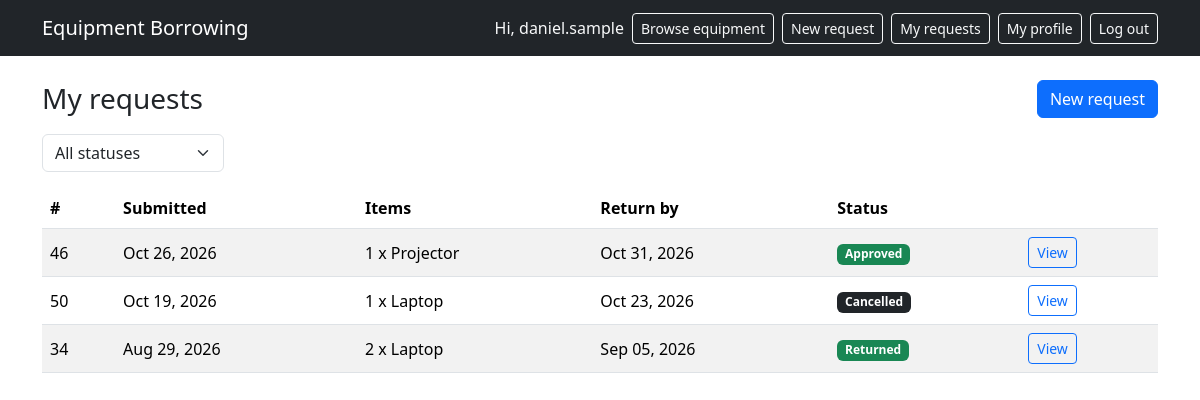
The page /portal/requests/ (signed in) on the database its author committed.
### borrowing/models.py (models this page shows, shortened)
class BorrowRequest(models.Model):
    class Status(models.TextChoices):
        PENDING = "PENDING", "Pending"
        APPROVED = "APPROVED", "Approved"
        REJECTED = "REJECTED", "Rejected"
        CANCELLED = "CANCELLED", "Cancelled"
        ISSUED = "ISSUED", "Issued"
        PARTIALLY_RETURNED = "PARTIALLY_RETURNED", "Partially returned"
        RETURNED = "RETURNED", "Returned"
    user = models.ForeignKey(
        settings.AUTH_USER_MODEL,
        on_delete=models.PROTECT,
        related_name="borrow_requests",
    )
    purpose = models.TextField()
    requested_at = models.DateTimeField(auto_now_add=True)
    due_date = models.DateField()
    status = models.CharField(
        max_length=20, choices=Status.choices, default=Status.PENDING
    )
    decided_by = models.ForeignKey(
        settings.AUTH_USER_MODEL,
        on_delete=models.PROTECT,
        null=True,
        blank=True,
        related_name="decisions_made",
    )
    decided_at = models.DateTimeField(null=True, blank=True)
    decision_reason = models.TextField(blank=True)
    class Meta:
        ordering = ["-requested_at"]
    @property
    def is_overdue(self):
        return self.overdue_days > 0
    @property
    def overdue_days(self):
        if self.status not in (
            self.Status.ISSUED,
            self.Status.PARTIALLY_RETURNED,
        ):
            return 0
        return max((timezone.localdate() - self.due_date).days, 0)

class RequestItem(models.Model):
    borrow_request = models.ForeignKey(
        BorrowRequest, on_delete=models.CASCADE, related_name="items"
    )
    item = models.ForeignKey(
        CatalogItem, on_delete=models.PROTECT, related_name="request_items"
    )
    quantity = models.PositiveIntegerField(validators=[MinValueValidator(1)])
    class Meta:
        constraints = [
            models.UniqueConstraint(
                fields=["borrow_request", "item"], name="unique_item_per_request"
            )
        ]

### inventory/models.py (models this page shows, shortened)
class CatalogItem(models.Model):
    category = models.ForeignKey(
        Category, on_delete=models.PROTECT, related_name="items"
    )
    name = models.CharField(max_length=150)
    description = models.TextField(blank=True)
    is_active = models.BooleanField(default=True)  # archive flag
    class Meta:
        ordering = ["name"]
        constraints = [
            models.UniqueConstraint(
                fields=["category", "name"], name="unique_item_per_category"
            )
        ]

### borrowing/views.py (the view)
# urls.py: path("requests/", views.request_list, name="request_list"),
@login_required
def request_list(request):
    status = request.GET.get("status", "")
    requests_qs = (
        BorrowRequest.objects.filter(user=request.user)  # only MY requests
        .prefetch_related("items__item")
        .order_by("-requested_at")
    )
    if status in BorrowRequest.Status.values:
        requests_qs = requests_qs.filter(status=status)
    paginator = Paginator(requests_qs, 8)
    page_obj = paginator.get_page(request.GET.get("page"))
    return render(
        request,
        "portal/request_list.html",
        {
            "page_obj": page_obj,
            "status": status,
            "statuses": BorrowRequest.Status.choices,
        },
    )

### templates/portal/request_list.html (shortened to what this page needs)
{% extends "base.html" %}
{% block content %}
<div class="d-flex justify-content-between align-items-center mb-3">
  <h1 class="h3 m-0">My requests</h1>
  <a class="btn btn-primary" href="{% url 'portal:request_create' %}">New request</a>
</div>
<form method="get" class="row g-2 mb-3">
  <div class="col-auto">
    <select name="status" id="status" class="form-select" onchange="this.form.submit()">
      <option value="">All statuses</option>
    </select>
  </div>
</form>
{% if page_obj.object_list %}
<div class="table-responsive">
  <table class="table table-striped align-middle">
    <thead>
      <tr><th>#</th><th>Submitted</th><th>Items</th><th>Return by</th><th>Status</th><th></th></tr>
    </thead>
    <tbody>
    {% for req in page_obj %}
      <tr>
        <td>{{ req.pk }}</td>
        <td>{{ req.requested_at|date:"M d, Y" }}</td>
        <td>
          {% for ri in req.items.all %}{{ ri.quantity }} x {{ ri.item.name }}{% if not forloop.last %}, {% endif %}{% endfor %}
        </td>
        <td>{{ req.due_date|date:"M d, Y" }}</td>
        <td>{% include "portal/_status_badge.html" %}</td>
        <td><a class="btn btn-sm btn-outline-primary" href="{% url 'portal:request_detail' req.pk %}">View</a></td>
      </tr>
    {% endfor %}
    </tbody>
  </table>
</div>
{% else %}
<div class="alert alert-secondary">
  You have no requests{% if status %} with that status{% endif %} yet.
  <a href="{% url 'portal:request_create' %}">Submit your first request</a>.
</div>
{% endif %}
{% endblock %}

### templates/base.html (shortened to what this page needs)
<!DOCTYPE html>
<html lang="en">
<head>
  <link href="https://cdn.jsdelivr.net/npm/bootstrap@5.3.3/dist/css/bootstrap.min.css" rel="stylesheet">
</head>
<body>
<nav class="navbar bg-dark navbar-dark">
  <div class="container">
    <a class="navbar-brand" href="{% url 'portal:home' %}">Equipment Borrowing</a>
    <div class="d-flex align-items-center gap-2">
      {% if user.is_authenticated %}
        <span class="navbar-text text-light">Hi, {{ user.username }}</span>
        <a class="btn btn-outline-light btn-sm" href="{% url 'portal:browse' %}">Browse equipment</a>
        <a class="btn btn-outline-light btn-sm" href="{% url 'portal:request_create' %}">New request</a>
        <a class="btn btn-outline-light btn-sm" href="{% url 'portal:request_list' %}">My requests</a>
        <a class="btn btn-outline-light btn-sm" href="{% url 'accounts:profile' %}">My profile</a>
        <form method="post" action="{% url 'accounts:logout' %}" class="m-0">
          <button class="btn btn-outline-light btn-sm" type="submit">Log out</button>
        </form>
      {% else %}
        <a class="btn btn-outline-light btn-sm" href="{% url 'accounts:login' %}">Log in</a>
        <a class="btn btn-light btn-sm" href="{% url 'accounts:register' %}">Register</a>
      {% endif %}
    </div>
  </div>
</nav>
<main class="container py-4">
  {% block content %}{% endblock %}
</main>
</body>
</html>

### templates/portal/_status_badge.html (shortened to what this page needs)
<span class="badge
  {% if req.status == 'APPROVED' or req.status == 'RETURNED' %}text-bg-success
  {% elif req.status == 'REJECTED' or req.status == 'CANCELLED' %}text-bg-dark
  {% elif req.status == 'ISSUED' or req.status == 'PARTIALLY_RETURNED' %}text-bg-primary
  {% else %}text-bg-secondary{% endif %}">{{ req.get_status_display }}</span>

### rows shown on the page
BorrowRequest: pk "46", requested_at "Oct 26, 2026", due_date "Oct 31, 2026", status "Approved"
RequestItem: quantity "1", item.name "Projector"
BorrowRequest: pk "50", requested_at "Oct 19, 2026", due_date "Oct 23, 2026", status "Cancelled"
RequestItem: quantity "1", item.name "Laptop"
BorrowRequest: pk "34", requested_at "Aug 29, 2026", due_date "Sep 05, 2026", status "Returned"
RequestItem: quantity "2", item.name "Laptop"

### other values the page prints
{{ user.username }} "daniel.sample"
